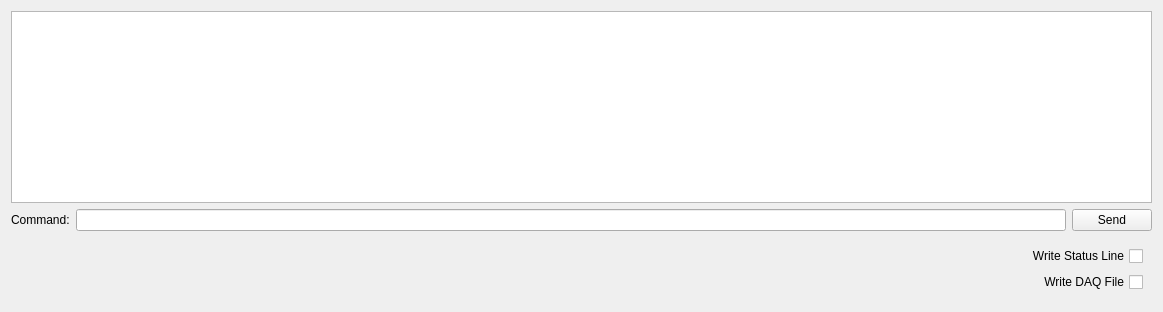
      <widget class="QWidget" name="MainTabDAQ">
       <attribute name="title">
        <string>DAQ Output</string>
       </attribute>
       <layout class="QVBoxLayout" name="verticalLayout_8">
        <item>
         <widget class="QTableWidget" name="tableWidget_12"/>
        </item>
        <item>
         <layout class="QHBoxLayout" name="horizontalLayout_15">
          <item>
           <widget class="QLabel" name="label_44">
            <property name="text">
             <string>Command:</string>
            </property>
           </widget>
          </item>
          <item>
           <widget class="QLineEdit" name="lineEdit"/>
          </item>
          <item>
           <widget class="QPushButton" name="pushButton_9">
            <property name="text">
             <string>Send</string>
            </property>
           </widget>
          </item>
         </layout>
        </item>
        <item>
         <widget class="QWidget" name="widget_6" native="true">
          <layout class="QHBoxLayout" name="horizontalLayout_13">
           <item>
            <spacer name="horizontalSpacer_9">
             <property name="orientation">
              <enum>Qt::Horizontal</enum>
             </property>
             <property name="sizeHint" stdset="0">
              <size>
               <width>1006</width>
               <height>20</height>
              </size>
             </property>
            </spacer>
           </item>
           <item>
            <layout class="QVBoxLayout" name="verticalLayout_13">
             <item>
              <widget class="QCheckBox" name="checkBox_21">
               <property name="layoutDirection">
                <enum>Qt::RightToLeft</enum>
               </property>
               <property name="text">
                <string>Write Status Line</string>
               </property>
              </widget>
             </item>
             <item>
              <widget class="QCheckBox" name="checkBox_22">
               <property name="layoutDirection">
                <enum>Qt::RightToLeft</enum>
               </property>
               <property name="text">
                <string>Write DAQ File</string>
               </property>
              </widget>
             </item>
            </layout>
           </item>
          </layout>
         </widget>
        </item>
       </layout>
      </widget>
